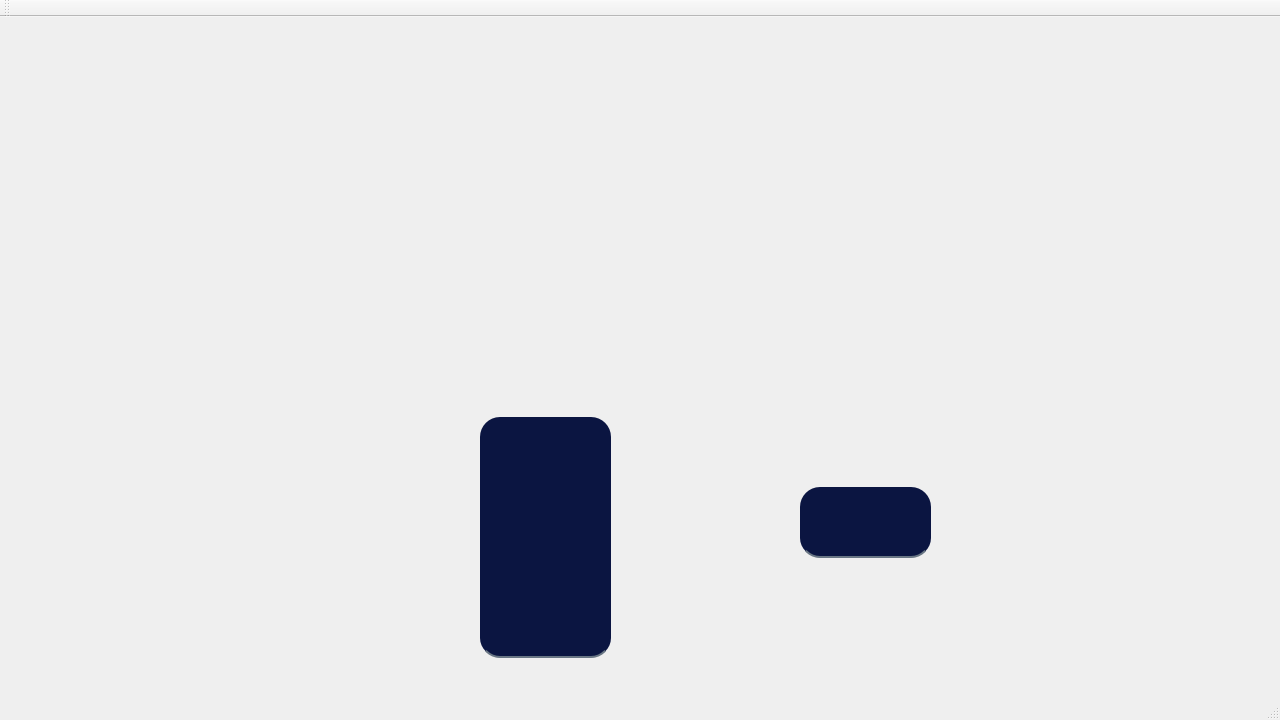
<?xml version="1.0" encoding="UTF-8"?>
<ui version="4.0">
 <class>ProfileClass</class>
 <widget class="QMainWindow" name="ProfileClass">
  <property name="geometry">
   <rect>
    <x>0</x>
    <y>0</y>
    <width>1280</width>
    <height>720</height>
   </rect>
  </property>
  <property name="font">
   <font>
    <pointsize>9</pointsize>
    <italic>false</italic>
    <bold>false</bold>
    <underline>false</underline>
   </font>
  </property>
  <property name="windowTitle">
   <string>Profile</string>
  </property>
  <widget class="QWidget" name="centralWidget">
   <widget class="QWidget" name="widget" native="true">
    <property name="geometry">
     <rect>
      <x>460</x>
      <y>350</y>
      <width>191</width>
      <height>301</height>
     </rect>
    </property>
    <property name="styleSheet">
     <string notr="true">border-radius:20px;</string>
    </property>
    <widget class="QTextEdit" name="textEdit">
     <property name="geometry">
      <rect>
       <x>20</x>
       <y>50</y>
       <width>131</width>
       <height>241</height>
      </rect>
     </property>
     <property name="font">
      <font>
       <pointsize>25</pointsize>
       <italic>true</italic>
       <bold>true</bold>
       <underline>true</underline>
      </font>
     </property>
     <property name="styleSheet">
      <string notr="true">background-color: rgb(11, 21, 65);
border:none;
border-bottom:2px solid rgba(105, 118,132, 255);
color:rgba(255,255, 255, 230);
padding-bottom:7px;
radius-border:20xp;</string>
     </property>
    </widget>
   </widget>
   <widget class="QWidget" name="widget_2" native="true">
    <property name="geometry">
     <rect>
      <x>780</x>
      <y>460</y>
      <width>161</width>
      <height>101</height>
     </rect>
    </property>
    <property name="styleSheet">
     <string notr="true">border-radius:20px;</string>
    </property>
    <widget class="QTextEdit" name="textEdit_2">
     <property name="geometry">
      <rect>
       <x>20</x>
       <y>10</y>
       <width>131</width>
       <height>71</height>
      </rect>
     </property>
     <property name="font">
      <font>
       <pointsize>25</pointsize>
       <italic>true</italic>
       <bold>true</bold>
       <underline>false</underline>
      </font>
     </property>
     <property name="styleSheet">
      <string notr="true">background-color: rgb(11, 21, 65);
border:none;
border-bottom:2px solid rgba(105, 118,132, 255);
color:rgba(255,255, 255, 230);
padding-bottom:7px;
radius-border:20xp;</string>
     </property>
    </widget>
   </widget>
  </widget>
  <widget class="QMenuBar" name="menuBar">
   <property name="geometry">
    <rect>
     <x>0</x>
     <y>0</y>
     <width>1280</width>
     <height>22</height>
    </rect>
   </property>
  </widget>
  <widget class="QToolBar" name="mainToolBar">
   <attribute name="toolBarArea">
    <enum>TopToolBarArea</enum>
   </attribute>
   <attribute name="toolBarBreak">
    <bool>false</bool>
   </attribute>
  </widget>
  <widget class="QStatusBar" name="statusBar"/>
 </widget>
 <layoutdefault spacing="6" margin="11"/>
 <resources/>
 <connections/>
</ui>
